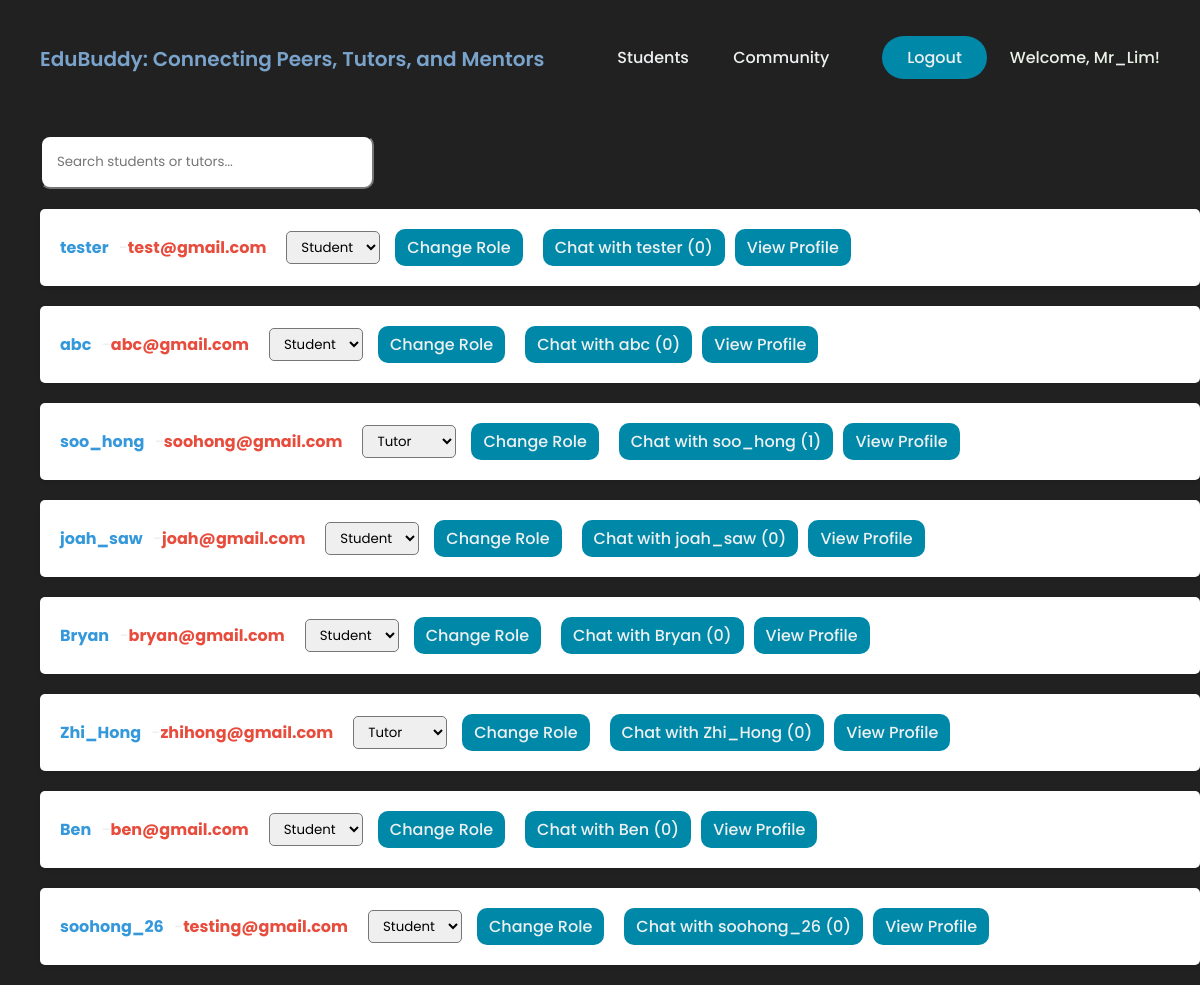
The page /mentors_view.php (signed in) on the database its author committed.
### tables this page shows
CREATE TABLE `users` (
  `user_id` int(11) NOT NULL,
  `username` varchar(128) NOT NULL,
  `password` varchar(255) NOT NULL,
  `email` varchar(255) NOT NULL,
  `profile_img` varchar(255) DEFAULT NULL,
  `roles` varchar(10) NOT NULL
);

### mentors_view.php (the view, shortened to what this page needs)
<?php
require 'database.php';
$sql = "SELECT u.user_id, u.username, u.email, u.roles,
               COALESCE(SUM(CASE WHEN m.is_read = FALSE AND m.receiver_id = ? AND m.sender_id = u.user_id THEN 1 ELSE 0 END), 0) AS unread_count
        FROM users u
        LEFT JOIN messages m ON m.sender_id = u.user_id
        WHERE u.roles IN ('student', 'tutor')
        GROUP BY u.user_id, u.username, u.email, u.roles";
$stmt = $conn->prepare($sql);
$stmt->bind_param("i", $_SESSION['user_id']);
$stmt->execute();
$result = $stmt->get_result();
?>
<!DOCTYPE html>
<html lang="en">
<head>
</head>
<body>
    <?php include 'header.php'; ?>
    <div style="margin: 20px;">
        <input type="text" id="searchInput" placeholder="Search students or tutors..." autocomplete="off">
    </div>
    <ul id='user-list' class='user-list'>
    <?php if ($result->num_rows > 0) {
        while ($row = $result->fetch_assoc()) {
            echo "<li class='user-item'>";
            echo "<span class='username'>" . htmlspecialchars($row['username']) . "</span> - ";
            echo "<span class='email'>" . htmlspecialchars($row['email']) . "</span>";
            echo "<form method='post' action='' onsubmit='return confirm(\"Are you sure you want to change the role?\");'>";
            echo "<select name='new_role' class='role-selector'>";
            echo "<option value='student' " . ($row['roles'] === 'student' ? 'selected' : '') . ">Student</option>";
            echo "<option value='tutor' " . ($row['roles'] === 'tutor' ? 'selected' : '') . ">Tutor</option>";
            echo "</select>";
            echo "<button type='submit' class='role-btn'>Change Role</button>";
            echo "</form>";
            echo "<button class='profile-btn' onclick=\"location.href='chat.php?user_id=" . $row['user_id'] . "'\">Chat with " . htmlspecialchars($row['username']) . " (" . $row['unread_count'] . ")</button>";
            echo "<button class='profile-btn' onclick=\"location.href='profile_view_only.php?username=" . $row['username'] . "'\">View Profile</button>";
            echo "</li>";
        }
    } else {
        echo "No users found.";
    } ?>
    </ul>
</body>
</html>

### mentors_view.php (style rules this page uses)
body { font-family: "Poppins", sans-serif; background-color: #212121; margin: 20px; padding: 20px; }
.user-list { padding: auto; margin: auto; list-style: none; }
.user-item { display: flex; align-items: center; padding: 20px; margin: 20px 0; border-radius: 5px; box-shadow: 0 2px 4px rgba(0,0,0,0.1); background-color: white; }
.username, .email { font-weight: bold; margin-right: 10px; white-space: nowrap; }
.username { color: #3498db; }
.email { color: #e74c3c; }
.profile-btn, .role-btn { padding: 6px 12px; background-color: rgba(0, 136, 169, 1); border: none; border-radius: 10px; cursor: pointer; transition: all 0.3s ease; margin-left: 10px; }
form { display: flex; align-items: center; margin: 0 10px; }
.role-selector { font-family: "Poppins", sans-serif; padding: 5px 10px; border-radius: 5px; margin-right: 5px; }
input[type="text"]#searchInput { padding: 15px; margin-left: 20px; border-radius: 10px; font-family: "Poppins", sans-serif; width: 300px; }

### header.php (style rules this page uses)
body { box-sizing: border-box; margin: 0; padding: 0; background-color: #212121; }
li, a, button { font-family: "Poppins", sans-serif; font-weight: 500; font-size: 16px; color: #edf0f1; text-decoration: none; }

### rows shown on the page
users: username "tester", email "test@gmail.com", new_role "Student", unread_count "0"
users: username "abc", email "abc@gmail.com", new_role "Student", unread_count "0"
users: username "soo_hong", email "soohong@gmail.com", new_role "Tutor", unread_count "1"
users: username "joah_saw", email "joah@gmail.com", new_role "Student", unread_count "0"
users: username "Bryan", email "bryan@gmail.com", new_role "Student", unread_count "0"
users: username "Zhi_Hong", email "zhihong@gmail.com", new_role "Tutor", unread_count "0"
users: username "Ben", email "ben@gmail.com", new_role "Student", unread_count "0"
users: username "soohong_26", email "testing@gmail.com", new_role "Student", unread_count "0"

### other values the page prints
$_SESSION['username'] "Mr_Lim"
